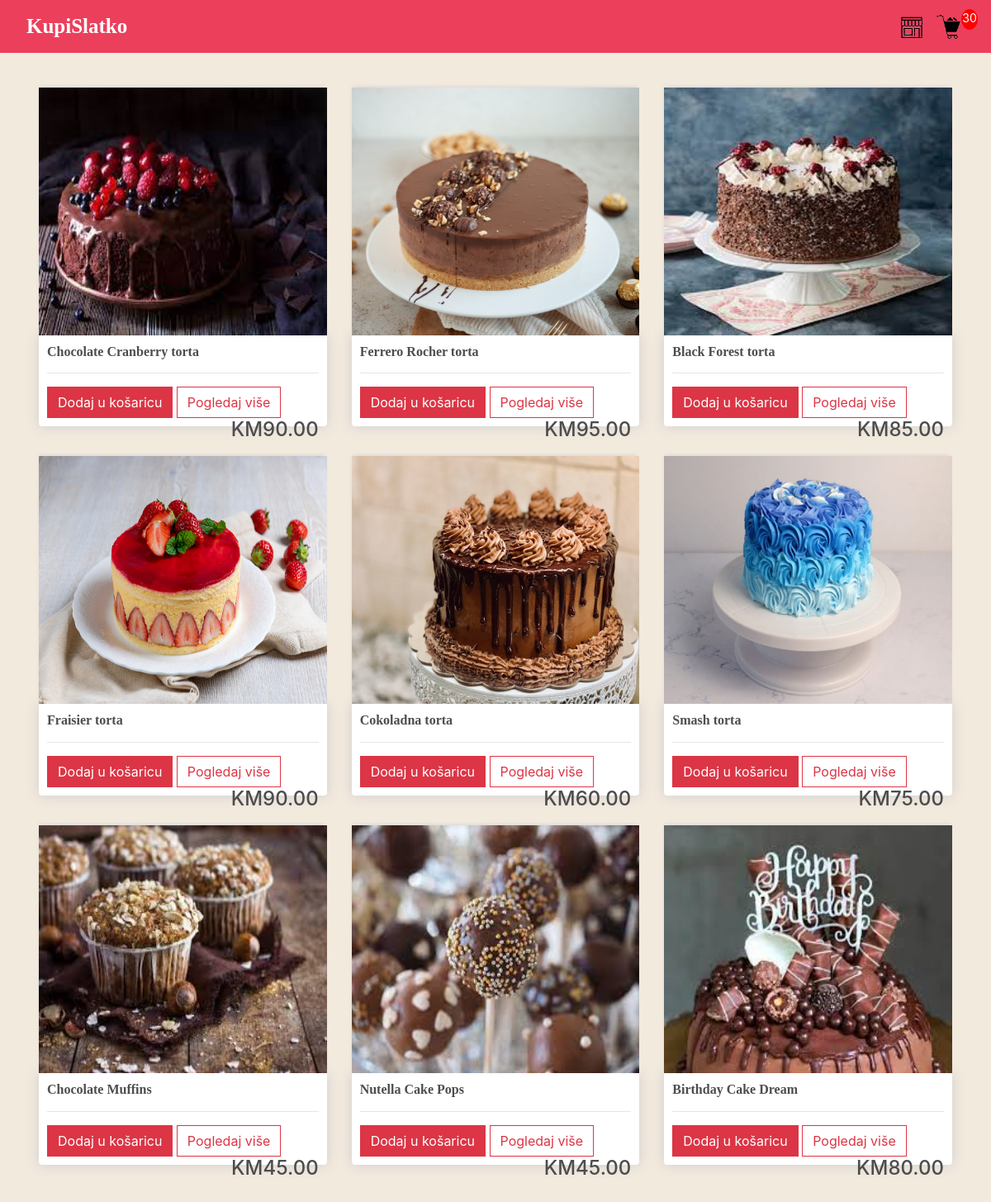
Screenshot of / (signed in) with the database file from the repository.
### aplikacija/models.py (models this page shows, shortened)
class Product(models.Model):
    name = models.CharField(max_length=50, null= True)
    price = models.FloatField()
    content = models.TextField(default= 0)
    priprema = models.TextField(default= 0)
    sastojci = models.TextField(default= 0)
    image = models.ImageField(null= True, blank= True)
    @property
    def imageURL(self):
        try:
            url = self.image.url
        except:
            url = ""
        return url

### aplikacija/views.py (the view)
# urls.py: path("", views.trgovina, name="trgovina"),
def trgovina(request):
    if request.user.is_authenticated:
        customer = request.user.customer
        order, created = Order.objects.get_or_create(customer=customer, complete=False)
        items= order.orderitem_set.all()
        cartItems = order.get_cart_items
    else:
        items = []
        order = {"get_cart_total":0, "get_cart_items":0}
        cartItems = order["get_cart_items"]
    products = Product.objects.all()
    context = {
        "products" : products,
        "cartItems": cartItems
    }
    return render (request, "aplikacija/trgovina.html", context)

### aplikacija/models.py (called while the page is built)
    @property
    def get_cart_items(self):
        orderitems = self.orderitem_set.all()
        total = sum([item.quantity for item in orderitems])
        return total

### aplikacija/templates/aplikacija/trgovina.html (shortened to what this page needs)
{% extends 'aplikacija/index.html' %}
{% load static %}
{% block content %}
  <div class = "row">
    {% for product in products  %}
    <div class = "col-lg-4">
      <img class= "thumbnail" src="{{product.imageURL}}" alt="za pocetak umjeso slika">
      <div class = "box-element product">
        <h6 class ="naziv-proizvoda"><strong>{{product.name}}</strong></h6>
        <hr>
        <button data-product = {{product.id}} data-action="add" class = "btn btn-danger update-cart" >Dodaj u košaricu</button>
        <a class = "btn btn-outline-danger " href="{% url 'vise' product.pk %}"> Pogledaj više</a>
        <h4 style = "display: inline-block; float: right;" >KM{{product.price|floatformat:2}}</h4>
      </div>
    </div>
    {% endfor %}
  </div>
{% endblock content %}

### static/css/main.css (style rules this page uses)
body { background-color: hsl(0, 0%, 98%); }
h1,h2,h3,h4,h5,h6 { color:hsl(0, 0%, 30%); }
.box-element { box-shadow:hsl(0, 0%, 80%) 0 0 16px; background-color: #fff; border-radius: 4px; padding: 10px; }
.thumbnail { width: 100%; height: 300px; -webkit-box-shadow: -1px -3px 5px -2px rgba(214,214,214,1); -moz-box-shadow: -1px -3px 5px -2px rgba(214,214,214,1); box-shadow: -1px -3px 5px -2px rgba(214,214,214,1); }
.product { border-radius: 0 0 4px 4px; }
.col-lg-4 { width: 70%; height: 70%; }
.col-lg-4, .col-lg-6, .col-lg-8, .col-lg-12 { margin-top: 10px; }
.btn { border-radius: 0; }
.row { margin: 2rem; }
body { background-color: rgb(243, 234, 222); }
* { box-sizing:border-box; }
body { filter: progid:DXImageTransform.Microsoft.gradient( startColorstr='#ffffff', endColorstr='#e1e8ed',GradientType=0 ); height: 100%; margin: 0; background-repeat: no-repeat; background-attachment: fixed; }
.naziv-proizvoda { font-family: Copperplate, Papyrus, fantasy, bold; }

### rows the page displays
Product: imageURL (picture), name "Chocolate Cranberry torta", price "90.00"
Product: imageURL (picture), name "Ferrero Rocher torta", price "95.00"
Product: imageURL (picture), name "Black Forest torta", price "85.00"
Product: imageURL (picture), name "Fraisier torta", price "90.00"
Product: imageURL (picture), name "Cokoladna torta", price "60.00"
Product: imageURL (picture), name "Smash torta", price "75.00"
Product: imageURL (picture), name "Chocolate Muffins", price "45.00"
Product: imageURL (picture), name "Nutella Cake Pops", price "45.00"
Product: imageURL (picture), name "Birthday Cake Dream", price "80.00"

### other values shown
{{ cartItems }} "30"
